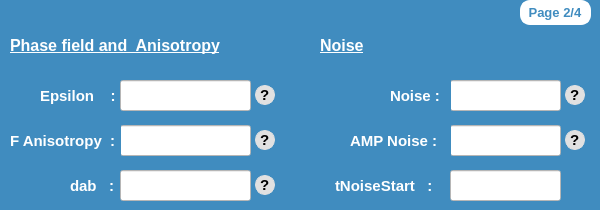
      <widget class="QWidget" name="page_9">
       <property name="styleSheet">
        <string notr="true">background-color: rgb(64, 140, 191);</string>
       </property>
       <widget class="QLineEdit" name="FanisotropyKKS2">
        <property name="geometry">
         <rect>
          <x>120</x>
          <y>125</y>
          <width>131</width>
          <height>31</height>
         </rect>
        </property>
        <property name="styleSheet">
         <string notr="true">background-color: rgb(255, 255, 255);</string>
        </property>
       </widget>
       <widget class="QLabel" name="label_114">
        <property name="geometry">
         <rect>
          <x>70</x>
          <y>170</y>
          <width>51</width>
          <height>31</height>
         </rect>
        </property>
        <property name="font">
         <font>
          <family>Ubuntu</family>
          <pointsize>11</pointsize>
          <weight>75</weight>
          <italic>false</italic>
          <bold>true</bold>
         </font>
        </property>
        <property name="styleSheet">
         <string notr="true">color : white;</string>
        </property>
        <property name="text">
         <string>dab   :</string>
        </property>
       </widget>
       <widget class="QLabel" name="label_115">
        <property name="geometry">
         <rect>
          <x>10</x>
          <y>125</y>
          <width>111</width>
          <height>31</height>
         </rect>
        </property>
        <property name="font">
         <font>
          <family>Ubuntu</family>
          <pointsize>11</pointsize>
          <weight>75</weight>
          <italic>false</italic>
          <bold>true</bold>
         </font>
        </property>
        <property name="styleSheet">
         <string notr="true">color : white;</string>
        </property>
        <property name="text">
         <string>F Anisotropy  :</string>
        </property>
       </widget>
       <widget class="QLineEdit" name="debKKS2">
        <property name="geometry">
         <rect>
          <x>120</x>
          <y>170</y>
          <width>131</width>
          <height>31</height>
         </rect>
        </property>
        <property name="styleSheet">
         <string notr="true">background-color: rgb(255, 255, 255);</string>
        </property>
       </widget>
       <widget class="QLineEdit" name="ampNoiseKKS2">
        <property name="geometry">
         <rect>
          <x>450</x>
          <y>125</y>
          <width>111</width>
          <height>31</height>
         </rect>
        </property>
        <property name="styleSheet">
         <string notr="true">background-color: rgb(255, 255, 255);</string>
        </property>
        <property name="text">
         <string/>
        </property>
       </widget>
       <widget class="QLineEdit" name="noiseKKS2">
        <property name="geometry">
         <rect>
          <x>450</x>
          <y>80</y>
          <width>111</width>
          <height>31</height>
         </rect>
        </property>
        <property name="styleSheet">
         <string notr="true">background-color: rgb(255, 255, 255);</string>
        </property>
        <property name="text">
         <string/>
        </property>
       </widget>
       <widget class="QLabel" name="label_117">
        <property name="geometry">
         <rect>
          <x>390</x>
          <y>80</y>
          <width>61</width>
          <height>31</height>
         </rect>
        </property>
        <property name="font">
         <font>
          <family>Ubuntu</family>
          <pointsize>11</pointsize>
          <weight>75</weight>
          <italic>false</italic>
          <bold>true</bold>
         </font>
        </property>
        <property name="styleSheet">
         <string notr="true">color : white;</string>
        </property>
        <property name="text">
         <string>Noise :</string>
        </property>
       </widget>
       <widget class="QLabel" name="label_118">
        <property name="geometry">
         <rect>
          <x>350</x>
          <y>125</y>
          <width>101</width>
          <height>31</height>
         </rect>
        </property>
        <property name="font">
         <font>
          <family>Ubuntu</family>
          <pointsize>11</pointsize>
          <weight>75</weight>
          <italic>false</italic>
          <bold>true</bold>
         </font>
        </property>
        <property name="styleSheet">
         <string notr="true">color : white;</string>
        </property>
        <property name="text">
         <string>AMP Noise :</string>
        </property>
       </widget>
       <widget class="QLabel" name="label_119">
        <property name="geometry">
         <rect>
          <x>520</x>
          <y>0</y>
          <width>71</width>
          <height>25</height>
         </rect>
        </property>
        <property name="font">
         <font>
          <family>Ubuntu</family>
          <pointsize>10</pointsize>
          <weight>75</weight>
          <bold>true</bold>
         </font>
        </property>
        <property name="styleSheet">
         <string notr="true">background-color: rgb(255, 255, 255);
border : 2px solid white;
border-radius :10px;
color :rgb(64, 140, 191);</string>
        </property>
        <property name="text">
         <string> Page 2/4</string>
        </property>
       </widget>
       <widget class="QLabel" name="label_120">
        <property name="geometry">
         <rect>
          <x>320</x>
          <y>30</y>
          <width>61</width>
          <height>31</height>
         </rect>
        </property>
        <property name="font">
         <font>
          <family>Ubuntu</family>
          <pointsize>12</pointsize>
          <weight>75</weight>
          <italic>false</italic>
          <bold>true</bold>
          <underline>true</underline>
         </font>
        </property>
        <property name="styleSheet">
         <string notr="true">color: rgb(255, 255, 255);</string>
        </property>
        <property name="text">
         <string>Noise</string>
        </property>
       </widget>
       <widget class="QLabel" name="label_121">
        <property name="geometry">
         <rect>
          <x>40</x>
          <y>80</y>
          <width>81</width>
          <height>31</height>
         </rect>
        </property>
        <property name="font">
         <font>
          <family>Ubuntu</family>
          <pointsize>11</pointsize>
          <weight>75</weight>
          <italic>false</italic>
          <bold>true</bold>
         </font>
        </property>
        <property name="styleSheet">
         <string notr="true">color : white;</string>
        </property>
        <property name="text">
         <string>Epsilon    :</string>
        </property>
       </widget>
       <widget class="QLineEdit" name="epsilonKKS2">
        <property name="geometry">
         <rect>
          <x>120</x>
          <y>80</y>
          <width>131</width>
          <height>31</height>
         </rect>
        </property>
        <property name="styleSheet">
         <string notr="true">background-color: rgb(255, 255, 255);</string>
        </property>
       </widget>
       <widget class="QLabel" name="label_122">
        <property name="geometry">
         <rect>
          <x>10</x>
          <y>30</y>
          <width>251</width>
          <height>31</height>
         </rect>
        </property>
        <property name="font">
         <font>
          <family>Ubuntu</family>
          <pointsize>12</pointsize>
          <weight>75</weight>
          <italic>false</italic>
          <bold>true</bold>
          <underline>true</underline>
         </font>
        </property>
        <property name="styleSheet">
         <string notr="true">color: rgb(255, 255, 255);</string>
        </property>
        <property name="text">
         <string>Phase field and  Anisotropy</string>
        </property>
       </widget>
       <widget class="QLabel" name="label_124">
        <property name="geometry">
         <rect>
          <x>335</x>
          <y>170</y>
          <width>101</width>
          <height>31</height>
         </rect>
        </property>
        <property name="font">
         <font>
          <family>Ubuntu</family>
          <pointsize>11</pointsize>
          <weight>75</weight>
          <italic>false</italic>
          <bold>true</bold>
         </font>
        </property>
        <property name="styleSheet">
         <string notr="true">color : white;</string>
        </property>
        <property name="text">
         <string>tNoiseStart   :</string>
        </property>
       </widget>
       <widget class="QLineEdit" name="tNoiseStartKKS2">
        <property name="geometry">
         <rect>
          <x>450</x>
          <y>170</y>
          <width>111</width>
          <height>31</height>
         </rect>
        </property>
        <property name="styleSheet">
         <string notr="true">background-color: rgb(255, 255, 255);</string>
        </property>
        <property name="text">
         <string/>
        </property>
       </widget>
       <widget class="QLabel" name="label_239">
        <property name="geometry">
         <rect>
          <x>255</x>
          <y>85</y>
          <width>20</width>
          <height>20</height>
         </rect>
        </property>
        <property name="font">
         <font>
          <family>Segoe UI Symbol</family>
          <pointsize>11</pointsize>
          <weight>75</weight>
          <italic>false</italic>
          <bold>true</bold>
         </font>
        </property>
        <property name="toolTip">
         <string>&lt;html&gt;&lt;head/&gt;&lt;body&gt;&lt;p&gt;&amp;quot;epsilon&amp;quot; is  a phase field parameter and it is proportional to the interface width&lt;/p&gt;&lt;/body&gt;&lt;/html&gt;</string>
        </property>
        <property name="styleSheet">
         <string notr="true">background-color: rgb(225, 225, 225);
color:rgb(0, 0, 0);
border-radius : 10px; 
border : 1px solid rgb(225, 225, 225);</string>
        </property>
        <property name="text">
         <string>?</string>
        </property>
       </widget>
       <widget class="QLabel" name="label_240">
        <property name="geometry">
         <rect>
          <x>255</x>
          <y>130</y>
          <width>20</width>
          <height>20</height>
         </rect>
        </property>
        <property name="font">
         <font>
          <family>Segoe UI Symbol</family>
          <pointsize>11</pointsize>
          <weight>75</weight>
          <italic>false</italic>
          <bold>true</bold>
         </font>
        </property>
        <property name="toolTip">
         <string>&lt;html&gt;&lt;head/&gt;&lt;body&gt;&lt;p&gt;Function anisotropy is the key to relate to the particular form of a(ϕ,∇ϕ) that is utilized as the gradient energy function.&lt;/p&gt;&lt;p&gt;• For a value of 0, the system is isotropic with respect to the change in the interfacial energy with orientation of the interface normal.&lt;/p&gt;&lt;p&gt;• A value of 1 corresponds to a particular function. where the anistropy function is present only in the gradient energy term.&lt;/p&gt;&lt;p&gt;• There are other possibilities where the anisotropy function may also be incorporated in the potential function w (ϕ) or a combination of a(ϕ,∇ϕ) and w (ϕ) which will be added on later in the solver.&lt;/p&gt;&lt;/body&gt;&lt;/html&gt;</string>
        </property>
        <property name="styleSheet">
         <string notr="true">background-color: rgb(225, 225, 225);
color:rgb(0, 0, 0);
border-radius : 10px; 
border : 1px solid rgb(225, 225, 225);</string>
        </property>
        <property name="text">
         <string>?</string>
        </property>
       </widget>
       <widget class="QLabel" name="label_241">
        <property name="geometry">
         <rect>
          <x>255</x>
          <y>175</y>
          <width>20</width>
          <height>20</height>
         </rect>
        </property>
        <property name="font">
         <font>
          <family>Segoe UI Symbol</family>
          <pointsize>11</pointsize>
          <weight>75</weight>
          <italic>false</italic>
          <bold>true</bold>
         </font>
        </property>
        <property name="toolTip">
         <string>&lt;html&gt;&lt;head/&gt;&lt;body&gt;&lt;p&gt;The &amp;quot;dab&amp;quot; key refers to the strength of the interfacial energy anisotropy 𝛿&lt;span style=&quot; vertical-align:sub;&quot;&gt;αβ&lt;/span&gt; between the phases αβ.&lt;/p&gt;&lt;p&gt;The elements in tuple correspond to all combination of phases forming the interfaces from the list of phases in PHASES numbered from 0 to NUMPHASES-1.&lt;/p&gt;&lt;/body&gt;&lt;/html&gt;</string>
        </property>
        <property name="styleSheet">
         <string notr="true">background-color: rgb(225, 225, 225);
color:rgb(0, 0, 0);
border-radius : 10px; 
border : 1px solid rgb(225, 225, 225);</string>
        </property>
        <property name="text">
         <string>?</string>
        </property>
       </widget>
       <widget class="QLabel" name="label_243">
        <property name="geometry">
         <rect>
          <x>565</x>
          <y>85</y>
          <width>20</width>
          <height>20</height>
         </rect>
        </property>
        <property name="font">
         <font>
          <family>Segoe UI Symbol</family>
          <pointsize>11</pointsize>
          <weight>75</weight>
          <italic>false</italic>
          <bold>true</bold>
         </font>
        </property>
        <property name="toolTip">
         <string>&lt;html&gt;&lt;head/&gt;&lt;body&gt;&lt;p&gt;&amp;quot;Noise&amp;quot; is a key to impose noise in the phase-field evolution equations at the interface. This is typically utilized for dendritic simulations.&lt;/p&gt;&lt;/body&gt;&lt;/html&gt;</string>
        </property>
        <property name="styleSheet">
         <string notr="true">background-color: rgb(225, 225, 225);
color:rgb(0, 0, 0);
border-radius : 10px; 
border : 1px solid rgb(225, 225, 225);</string>
        </property>
        <property name="text">
         <string>?</string>
        </property>
       </widget>
       <widget class="QLabel" name="label_244">
        <property name="geometry">
         <rect>
          <x>565</x>
          <y>130</y>
          <width>20</width>
          <height>20</height>
         </rect>
        </property>
        <property name="font">
         <font>
          <family>Segoe UI Symbol</family>
          <pointsize>11</pointsize>
          <weight>75</weight>
          <italic>false</italic>
          <bold>true</bold>
         </font>
        </property>
        <property name="toolTip">
         <string>&lt;html&gt;&lt;head/&gt;&lt;body&gt;&lt;p&gt;&amp;quot;AMP Noise&amp;quot; key refer to the amplitude of the noise specified.&lt;/p&gt;&lt;/body&gt;&lt;/html&gt;</string>
        </property>
        <property name="styleSheet">
         <string notr="true">background-color: rgb(225, 225, 225);
color:rgb(0, 0, 0);
border-radius : 10px; 
border : 1px solid rgb(225, 225, 225);</string>
        </property>
        <property name="text">
         <string>?</string>
        </property>
       </widget>
      </widget>
